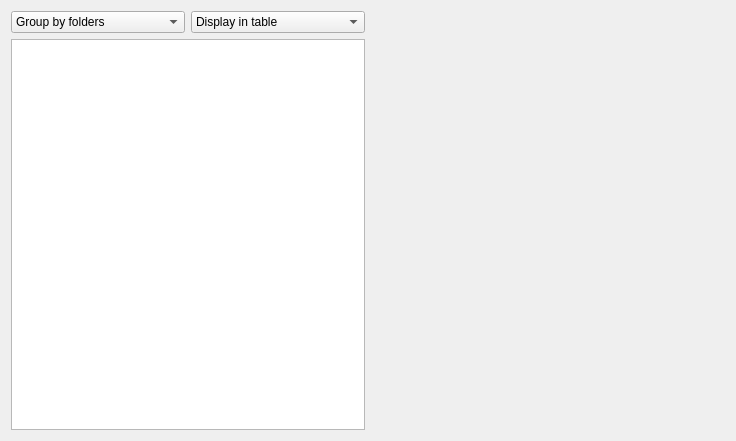
<?xml version="1.0" encoding="UTF-8"?>
<ui version="4.0">
 <class>FileManager</class>
 <widget class="QWidget" name="FileManager">
  <property name="geometry">
   <rect>
    <x>0</x>
    <y>0</y>
    <width>736</width>
    <height>441</height>
   </rect>
  </property>
  <property name="windowTitle">
   <string>FileExplorer</string>
  </property>
  <layout class="QHBoxLayout" name="horizontalLayout_2">
   <item>
    <layout class="QGridLayout" name="gridLayout">
     <item row="1" column="0">
      <widget class="QTreeView" name="treeView"/>
     </item>
     <item row="1" column="1">
      <widget class="QStackedWidget" name="stackedWidget"/>
     </item>
     <item row="0" column="0">
      <layout class="QHBoxLayout" name="horizontalLayout">
       <item>
        <widget class="QComboBox" name="groupBox">
         <item>
          <property name="text">
           <string>Group by folders</string>
          </property>
         </item>
         <item>
          <property name="text">
           <string>Group by types</string>
          </property>
         </item>
        </widget>
       </item>
       <item>
        <widget class="QComboBox" name="displayBox">
         <item>
          <property name="text">
           <string>Display in table</string>
          </property>
         </item>
         <item>
          <property name="text">
           <string>Display in pie</string>
          </property>
         </item>
         <item>
          <property name="text">
           <string>Display in bar</string>
          </property>
         </item>
        </widget>
       </item>
      </layout>
     </item>
    </layout>
   </item>
  </layout>
 </widget>
 <resources/>
 <connections/>
</ui>
